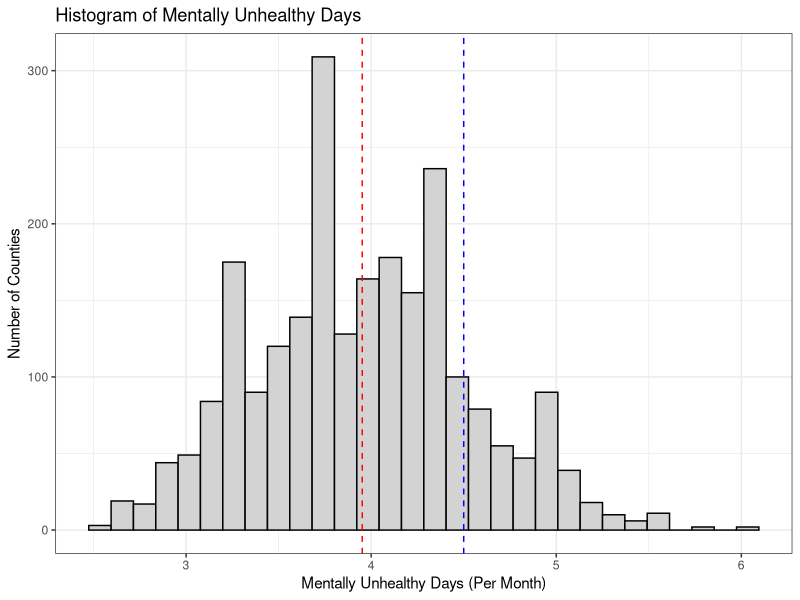
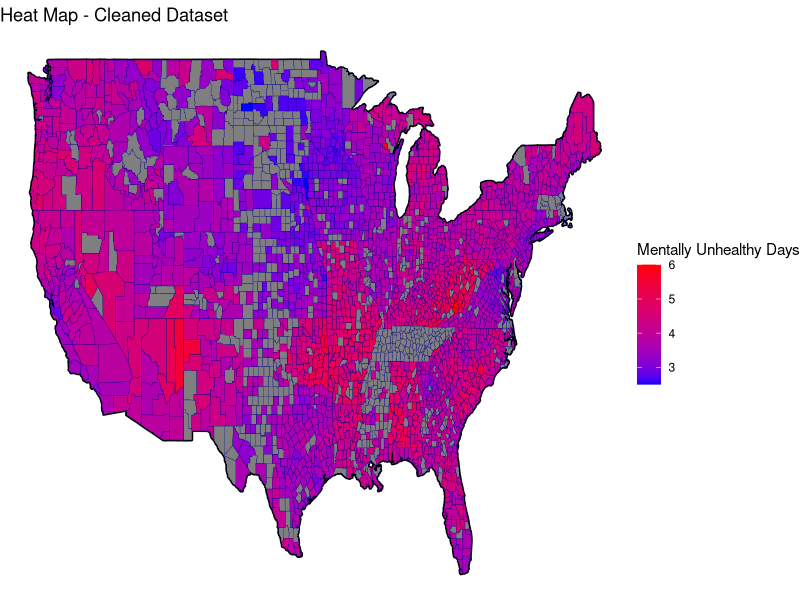
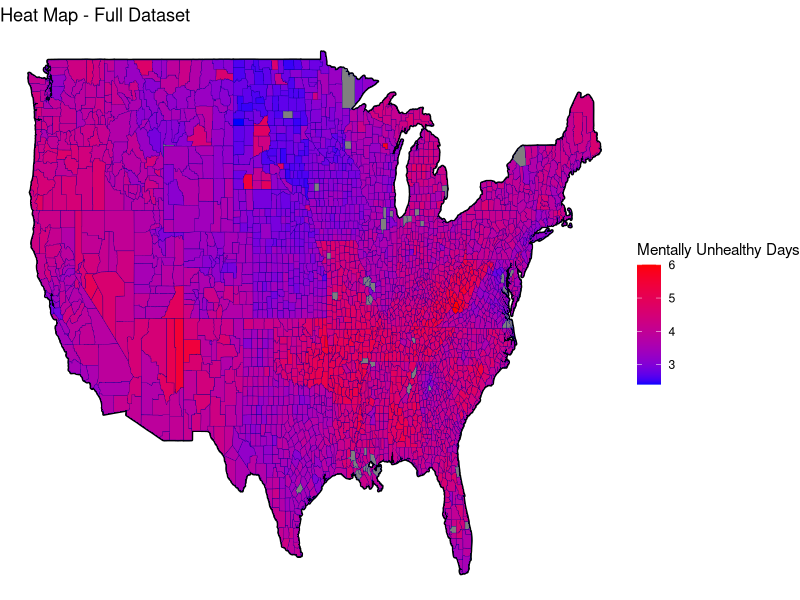
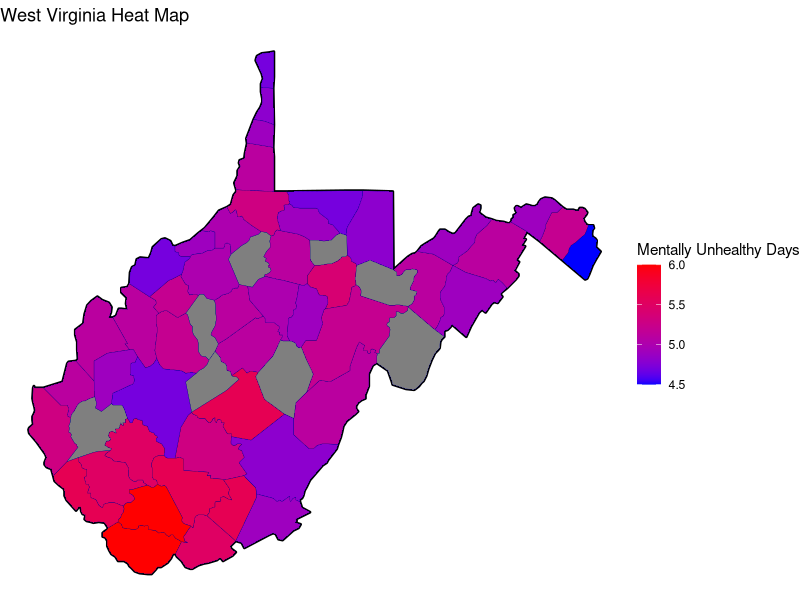
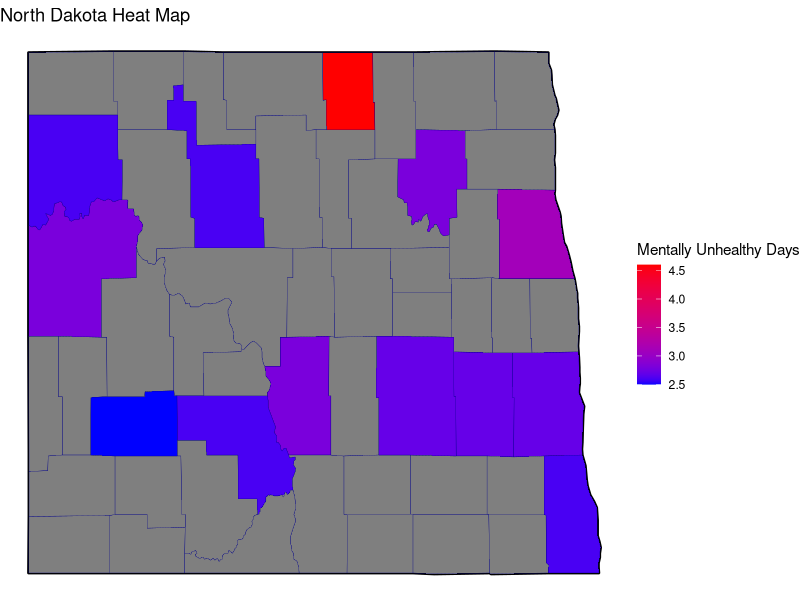

Recreate these plots in R, in order. (Note: this script raises an error after producing the figures.)
# load libraries
library(kableExtra)                     # for printing tables
library(cowplot)                        # for side by side plots
library(lubridate)                      # for dealing with dates
library(maps)                           # for creating maps
library(tidyverse)

# read in the cleaned data
mental_health_clean = read_csv("data/clean/mental_health_clean.csv")
health_total = read_csv("data/clean/health_data_clean.csv")

# create histogram of mentally unhealthy days in dataset
mean <- mean(mental_health_clean$mentally_unhealthy_days) # save the mean
cutoff <- 4.5 # save the cutoff

# plot mentally_unhealthy days and draw line at the mean
p = mental_health_clean %>%
  ggplot(aes(x = mentally_unhealthy_days)) + 
  geom_histogram(fill = "light grey", 
                 col = "black") +
  geom_vline(xintercept = mean,
             linetype = "dashed",
             col = "red") +
  geom_vline(xintercept = cutoff,
             linetype = "dashed",
             col = "blue") +
  labs(x = "Mentally Unhealthy Days (Per Month)", 
       y = "Number of Counties") + 
  theme_bw() +
  ggtitle("Histogram of Mentally Unhealthy Days")

# save the histogram
ggsave(filename = "results/response-histogram.png", 
       plot = p, 
       device = "png", 
       width = 5, 
       height = 3)

# create a heatmap of mentally unhealthy days for cleaned dataset (this is just showing what the data looks like)
p2 = map_data("county") %>%
  as_tibble() %>% 
  left_join(mental_health_clean %>% 
              rename(region = state, 
                     subregion = name,
                     `Mentally Unhealthy Days` = mentally_unhealthy_days) %>% 
              mutate(region = str_to_lower(region), 
                     subregion = str_to_lower(subregion)), 
            by = c("region", "subregion")) %>%
  ggplot() + 
  geom_polygon(data=map_data("state"), 
               aes(x=long, y=lat, group=group),
               color="black", fill=NA,  size = 1, alpha = .3) + 
  geom_polygon(aes(x=long, y=lat, group=group, fill = `Mentally Unhealthy Days`),
               color="darkblue", size = .1) +
  scale_fill_gradient(low = "blue", high = "red") +
  theme_void() +
  ggtitle("Heat Map - Cleaned Dataset")

ggsave(filename = "results/map-clean.png", 
       plot = p2, 
       device = "png", 
       width = 7, 
       height = 4)

p3 = map_data("county") %>%
  as_tibble() %>% 
  left_join(health_total %>% 
              rename(region = state, 
                     subregion = name,
                     `Mentally Unhealthy Days` = `Mentally Unhealthy Days`) %>% 
              mutate(region = str_to_lower(region), 
                     subregion = str_to_lower(subregion)), 
            by = c("region", "subregion")) %>%
  ggplot() + 
  geom_polygon(data=map_data("state"), 
               aes(x=long, y=lat, group=group),
               color="black", fill=NA,  size = 1, alpha = .3) + 
  geom_polygon(aes(x=long, y=lat, group=group, fill = `Mentally Unhealthy Days`),
               color="darkblue", size = .1) +
  scale_fill_gradient(low = "blue", high = "red") +
  theme_void() +
  ggtitle("Heat Map - Full Dataset")

ggsave(filename = "results/map-total.png", 
       plot = p3, 
       device = "png", 
       width = 7, 
       height = 4)

# create heatmap of highest mentally unhappy days 
wv = map_data("county") %>%
  as_tibble() %>%
  filter(region == "west virginia") %>%
  left_join(mental_health_clean %>% 
              rename(region = state, 
                     subregion = name,
                     `Mentally Unhealthy Days` = mentally_unhealthy_days) %>% 
              mutate(region = str_to_lower(region), 
                     subregion = str_to_lower(subregion)), 
            by = c("region", "subregion")) %>%
  ggplot() + 
  geom_polygon(data=map_data("state") %>% filter(region == "west virginia"),
               aes(x=long, y=lat, group=group),
               color="black", fill=NA, size = 1, alpha = .3) + 
  geom_polygon(aes(x=long, y=lat, group=group, fill = `Mentally Unhealthy Days`),
               color="darkblue", size = .1) +
  scale_fill_gradient(low = "blue", high = "red") +
  theme_void() +
  ggtitle("West Virginia Heat Map")

ggsave(filename = "results/west-va.png", 
       plot = wv, 
       device = "png", 
       width = 7, 
       height = 4)

nd = map_data("county") %>%
  as_tibble() %>%
  filter(region == "north dakota") %>%
  left_join(mental_health_clean %>% 
              rename(region = state, 
                     subregion = name,
                     `Mentally Unhealthy Days` = mentally_unhealthy_days) %>% 
              mutate(region = str_to_lower(region), 
                     subregion = str_to_lower(subregion)), 
            by = c("region", "subregion")) %>%
  ggplot() + 
  geom_polygon(data=map_data("state") %>% filter(region == "north dakota"),
               aes(x=long, y=lat, group=group),
               color="black", fill=NA, size = 1, alpha = .3) + 
  geom_polygon(aes(x=long, y=lat, group=group, fill = `Mentally Unhealthy Days`),
               color="darkblue", size = .1) +
  scale_fill_gradient(low = "blue", high = "red") +
  theme_void() +
  ggtitle("North Dakota Heat Map")

ggsave(filename = "results/north-dakota.png", 
       plot = nd, 
       device = "png", 
       width = 7, 
       height = 4)

# examine top 10 counties with lowest mentally unhealthy days
mental_health_clean %>%
  arrange(mentally_unhealthy_days) %>%
  select(state, name, mentally_unhealthy_days) %>%
  head(10) %>%
  kable(format = "latex",
        booktabs = TRUE, 
        col.names = c("State", "County", "Mentally Unhealthy Days")) %>%
  save_kable("low-days.pdf")

# examine top 10 counties with highest mentally unhealthy days
mental_health_clean %>%
  arrange(desc(mentally_unhealthy_days)) %>%
  select(state, name, mentally_unhealthy_days) %>%
  head(10) %>%
  kable(format = "latex",
        booktabs = TRUE, 
        col.names = c("State", "County", "Mentally Unhealthy Days")) %>%
  save_kable("high-days.pdf")
